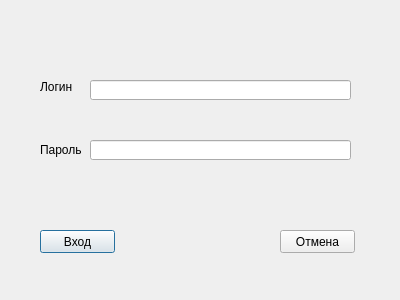
<?xml version="1.0" encoding="UTF-8"?>
<ui version="4.0">
 <class>LoginWindow</class>
 <widget class="QDialog" name="LoginWindow">
  <property name="geometry">
   <rect>
    <x>0</x>
    <y>0</y>
    <width>400</width>
    <height>300</height>
   </rect>
  </property>
  <property name="windowTitle">
   <string>Dialog</string>
  </property>
  <widget class="QPushButton" name="pushButton">
   <property name="geometry">
    <rect>
     <x>40</x>
     <y>230</y>
     <width>75</width>
     <height>23</height>
    </rect>
   </property>
   <property name="text">
    <string>Вход</string>
   </property>
  </widget>
  <widget class="QPushButton" name="pushButton_2">
   <property name="geometry">
    <rect>
     <x>280</x>
     <y>230</y>
     <width>75</width>
     <height>23</height>
    </rect>
   </property>
   <property name="text">
    <string>Отмена</string>
   </property>
  </widget>
  <widget class="QLineEdit" name="lineEdit">
   <property name="geometry">
    <rect>
     <x>90</x>
     <y>80</y>
     <width>261</width>
     <height>20</height>
    </rect>
   </property>
  </widget>
  <widget class="QLineEdit" name="lineEdit_2">
   <property name="geometry">
    <rect>
     <x>90</x>
     <y>140</y>
     <width>261</width>
     <height>20</height>
    </rect>
   </property>
   <property name="echoMode">
    <enum>QLineEdit::Password</enum>
   </property>
  </widget>
  <widget class="QLabel" name="label">
   <property name="geometry">
    <rect>
     <x>40</x>
     <y>80</y>
     <width>47</width>
     <height>13</height>
    </rect>
   </property>
   <property name="text">
    <string>Логин</string>
   </property>
  </widget>
  <widget class="QLabel" name="label_2">
   <property name="geometry">
    <rect>
     <x>40</x>
     <y>140</y>
     <width>47</width>
     <height>20</height>
    </rect>
   </property>
   <property name="text">
    <string>Пароль</string>
   </property>
  </widget>
 </widget>
 <resources/>
 <connections/>
</ui>
